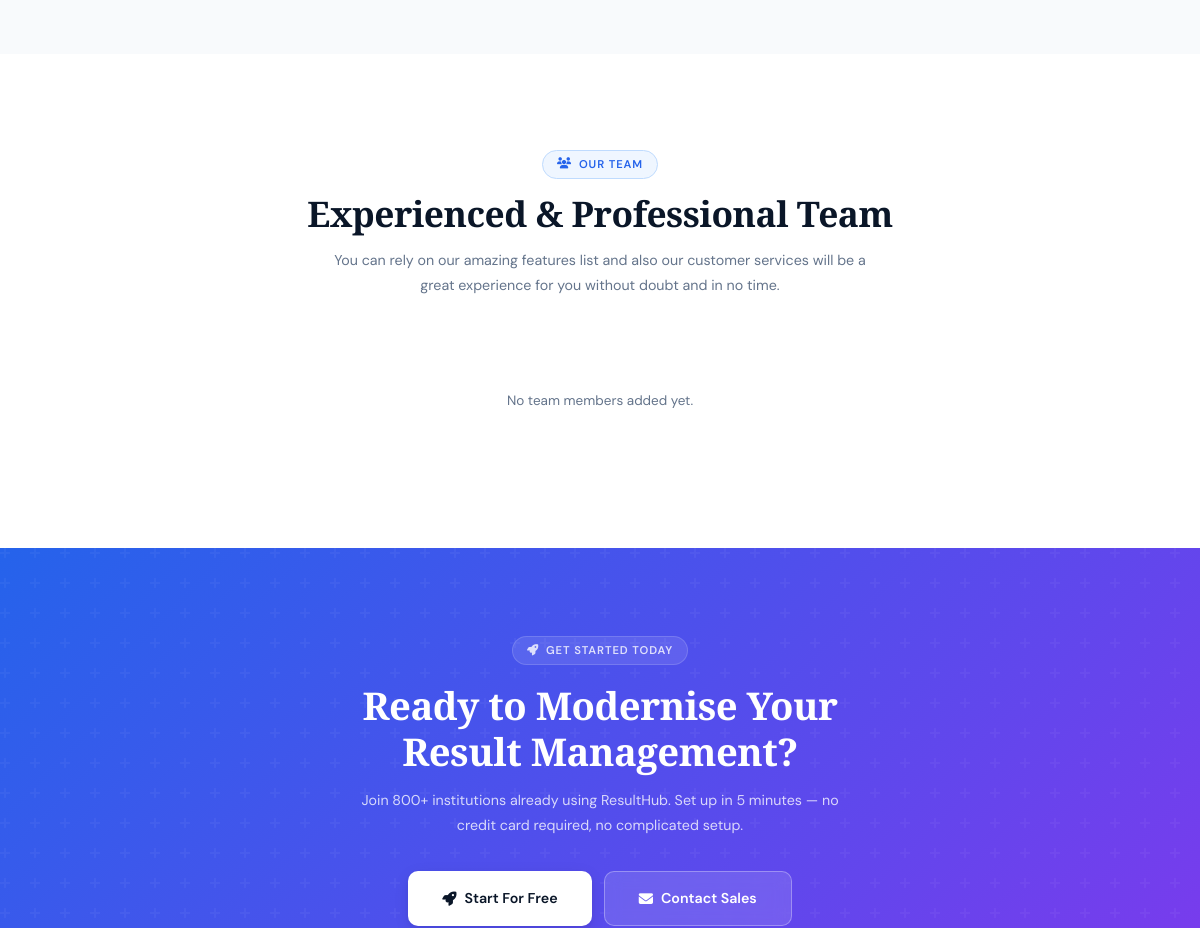
/ (middle part), run on an earlier commit of the app's database.
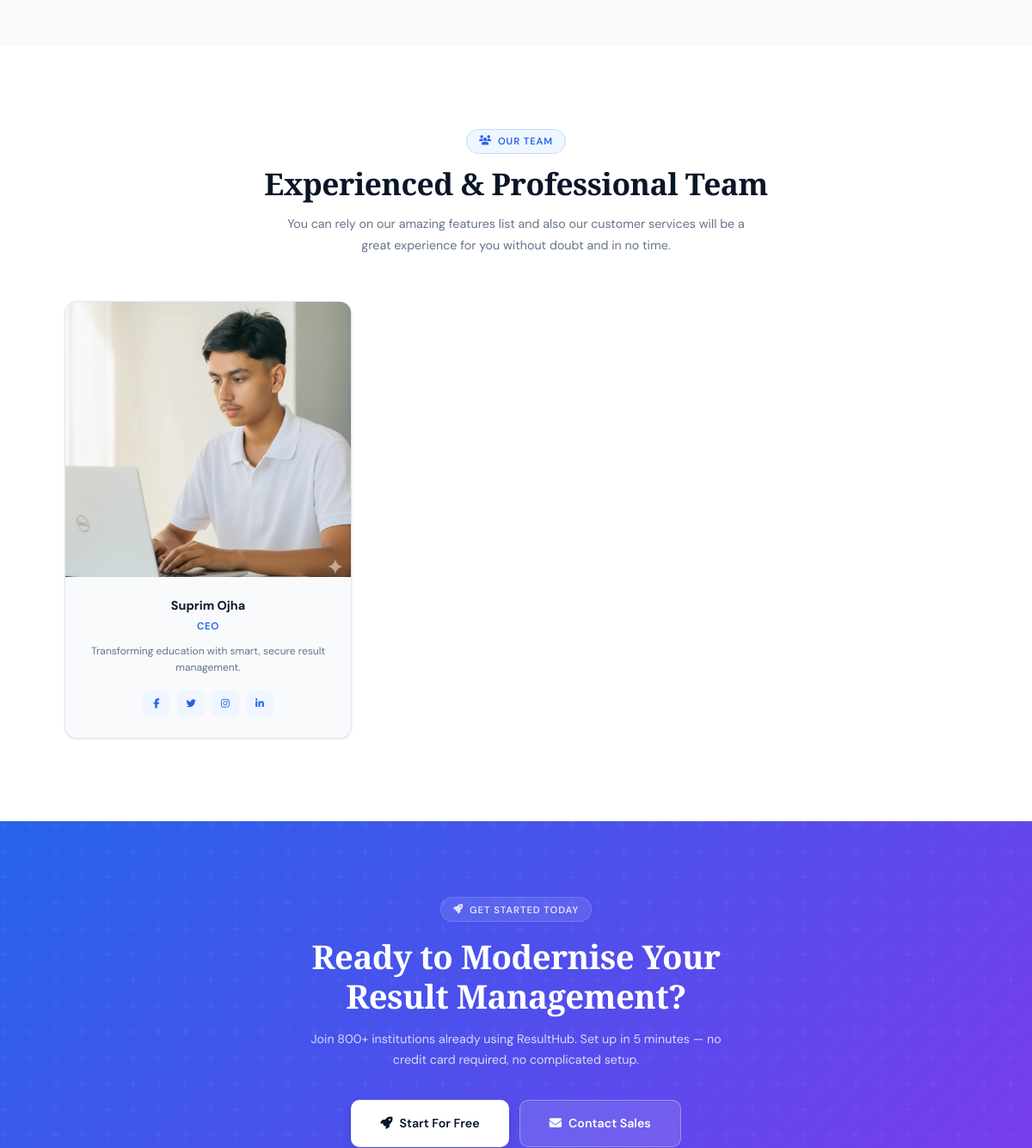
And on a later commit of the database.
### results/models.py (models this page shows, shortened)
class TeamMember(models.Model):
    name = models.CharField(max_length=100)
    role = models.CharField(max_length=100)
    description = models.TextField(blank=True)
    photo = models.ImageField(upload_to='team/')
    facebook = models.URLField(blank=True, null=True)
    twitter = models.URLField(blank=True, null=True)
    instagram = models.URLField(blank=True, null=True)
    linkedin = models.URLField(blank=True, null=True)
    class Meta:
        verbose_name = "Team Member"
        verbose_name_plural = "Team Members"

### results/views.py (the view)
# urls.py: path('', views.home, name='home'),
def home(request):
    schools = School.objects.all()
    team_members = TeamMember.objects.all()
    return render(request, 'results/index.html', {
        'schools': schools,
        'team_members': team_members
    })

### results/templates/results/index.html (shortened to what this page needs)
{% extends 'results/base.html' %}
{% load static %}
{% block content %}
<section class="testimonials" id="testimonials">
</section>
<section class="team-section" id="about">
  <div class="container">
    <div class="team-section-header">
      <div class="section-label" style="margin:0 auto 14px"><i class="fas fa-users"></i> Our Team</div>
      <h2 class="team-section-title">Experienced &amp; Professional Team</h2>
      <p class="team-section-subtitle">
        You can rely on our amazing features list and also our customer services will be a great experience for you without doubt and in no time.
      </p>
    </div>
    <div class="team-members-grid">
      {% for member in team_members %}
      <div class="team-member-card">
        <div class="team-member-image">
          {% if member.photo %}
            <img src="{{ member.photo.url }}" alt="{{ member.name }}">
          {% else %}
            <img src="https://ui-avatars.com/api/?name={{ member.name|urlencode }}&size=400&background=1e40af&color=fff&font-size=0.4" alt="{{ member.name }}">
          {% endif %}
        </div>
        <div class="team-member-content">
          <h5 class="team-member-name">{{ member.name }}</h5>
          <p class="team-member-role">{{ member.role }}</p>
          <p class="team-member-description">{{ member.description }}</p>
          <ul class="team-social-links">
            {% if member.facebook %}<li><a href="{{ member.facebook }}" aria-label="Facebook"><i class="fab fa-facebook-f"></i></a></li>{% endif %}
            {% if member.twitter %}<li><a href="{{ member.twitter }}" aria-label="Twitter"><i class="fab fa-twitter"></i></a></li>{% endif %}
            {% if member.instagram %}<li><a href="{{ member.instagram }}" aria-label="Instagram"><i class="fab fa-instagram"></i></a></li>{% endif %}
            {% if member.linkedin %}<li><a href="{{ member.linkedin }}" aria-label="LinkedIn"><i class="fab fa-linkedin-in"></i></a></li>{% endif %}
          </ul>
        </div>
      </div>
      {% empty %}
        <p style="grid-column:1/-1;text-align:center;color:var(--text-muted);padding:40px;font-size:.9rem">No team members added yet.</p>
      {% endfor %}
    </div>
  </div>
</section>
<section class="cta-banner">
  <div class="container">
    <div class="cta-inner">
      <div class="section-label dark" style="margin:0 auto 18px"><i class="fas fa-rocket"></i> Get Started Today</div>
      <h2>Ready to Modernise Your<br>Result Management?</h2>
      <p>Join 800+ institutions already using ResultHub. Set up in 5 minutes — no credit card required, no complicated setup.</p>
      <div class="cta-btns">
        <a href="#signup" class="btn btn-white btn-lg"><i class="fas fa-rocket"></i> Start For Free</a>
        <a href="#contact" class="btn btn-ghost-white btn-lg"><i class="fas fa-envelope"></i> Contact Sales</a>
      </div>
    </div>
  </div>
</section>
{% endblock %}

What changed in the data, as far as the page shows it:
added TeamMember: photo (picture), name "Suprim Ojha", role "CEO", description "Transforming education with smart, secure result management."
Also different on the page:
text no longer shown: "No team members added yet."
